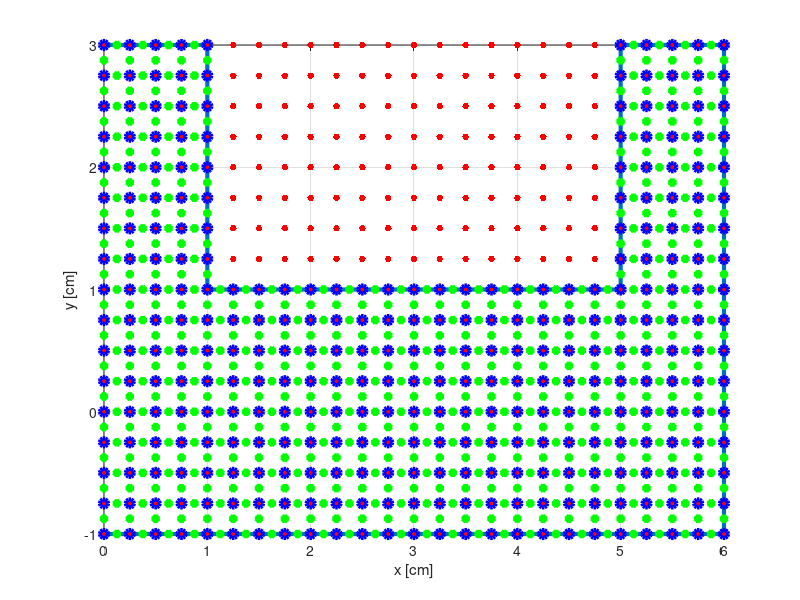
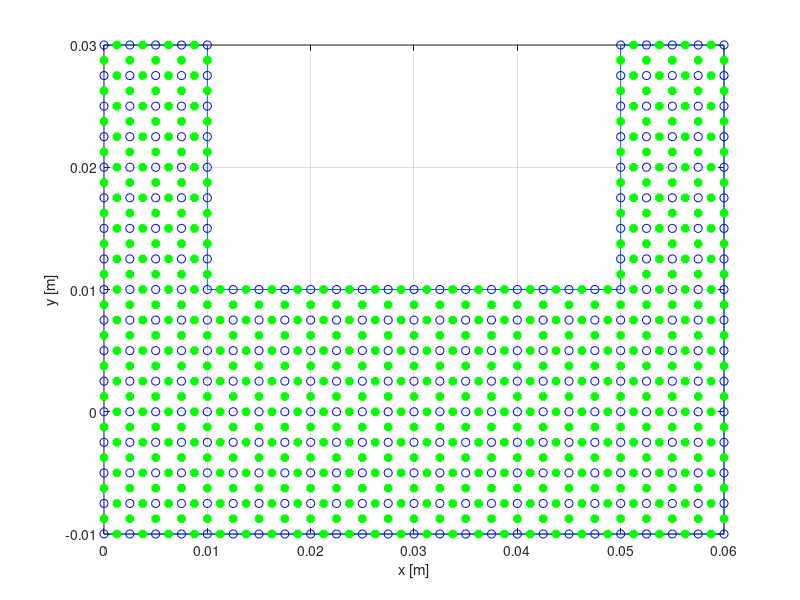
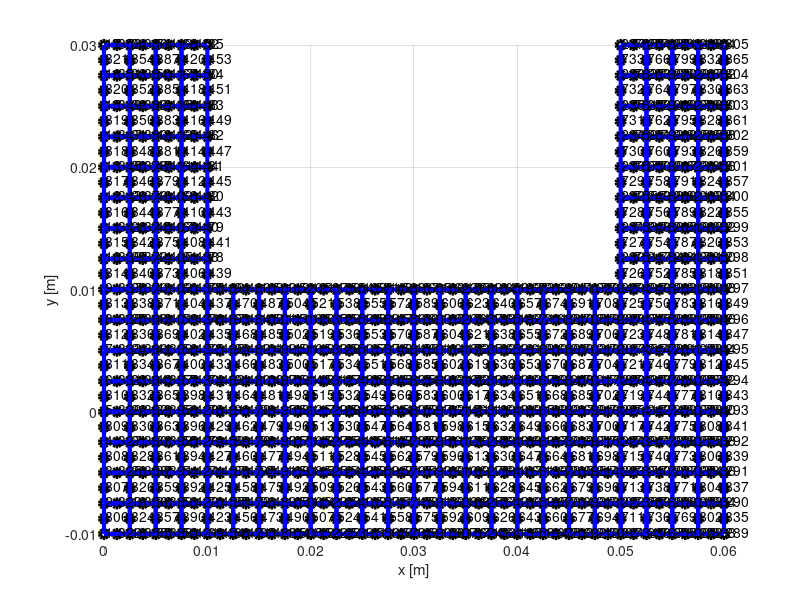

MATLAB code to generate these figures, in order: (Note: this script raises an error after producing the figures.)
clear all
close all
clc

% tworzenie geometrii
wierzcholki=[0,-1; 6,-1; 6,3; 5,3; 5,1; 1,1; 1,3; 0,3];
figure
plot(wierzcholki(:,1),wierzcholki(:,2),'-','LineWidth',3)
grid on
hold on
xlabel('x [cm]')
ylabel('y [cm]')

% tworzenie siatki
rozmiar=0.25; %działa bez zarzutow dla 1,0.5,0.25

% generowanie punktow na bazie maksymalnych rozmiarow 
[xGrid, yGrid] = meshgrid(min(wierzcholki(:,1)):rozmiar:max(wierzcholki(:,1)), min(wierzcholki(:,2)):rozmiar:max(wierzcholki(:,2)));
% wizualizacja punktów 
plot(xGrid, yGrid, 'r.','MarkerSize',15); 

% identyfikacja ktore punkty sa wewnatrz obiektu
in = inpolygon(xGrid, yGrid, wierzcholki(:,1), wierzcholki(:,2));
xInside = xGrid(in);
yInside = yGrid(in);

% wizualizacja punktów
plot(xInside, yInside, 'bo','LineWidth',3); 

% znajdowanie par ktorych dystans od siebie = rozmiar
distances = pdist2([xInside, yInside], [xInside, yInside]);
distances = distances.*(tril(ones(length(distances))*inf)+1); % Eliminacja duplikatow przez nadanie wartosci inf macierzy trojkatnej
[rows, cols] = find(distances == rozmiar);

% tworzenie punktow miedzy parami
newX = [];
newY = [];
for i = 1:length(rows)
    x1 = xInside(rows(i));
    y1 = yInside(rows(i));
    x2 = xInside(cols(i));
    y2 = yInside(cols(i));
    
    newX = [newX; (x1 + x2) / 2];
    newY = [newY; (y1 + y2) / 2];
end

% wizualizacja punktów
plot(newX, newY, 'g*','LineWidth',3); 


% zamiana cm na m (nie dziala jak da się od razu m, trzeba by dodać tolerancję)
wierzcholki = wierzcholki*0.01;
rozmiar=rozmiar*0.01;
newX = newX*0.01;
newY = newY*0.01;
xInside = xInside*0.01;
yInside = yInside*0.01;
figure
plot(wierzcholki(:,1),wierzcholki(:,2),'-',xInside, yInside, 'bo',newX, newY, 'g*','LineWidth',3)
xlabel('x [m]')
ylabel('y [m]')
grid on
%% tworzenie elementow
P = [xInside, yInside];
M = [newX, newY];

nodes = [P; M];

nP = size(P,1);   % liczba węzłów narożnych
findNode = @(pt) find( abs(nodes(:,1)-pt(1))<1e-10 & ...
                       abs(nodes(:,2)-pt(2))<1e-10 );
ELEMENTS = [];

dx = rozmiar;
dy = rozmiar;

for i = 1:nP
    x = P(i,1);
    y = P(i,2);

    % narożniki
    p1 = [x,     y];
    p2 = [x+dx,  y];
    p3 = [x+dx,  y+dy];
    p4 = [x,     y+dy];

    % sprawdzenie czy wszystkie narożniki istnieją
    if all( ismembertol([p1;p2;p3;p4], P, 1e-8, 'ByRows', true) )

        % środki boków
        m12 = (p1+p2)/2;
        m23 = (p2+p3)/2;
        m34 = (p3+p4)/2;
        m41 = (p4+p1)/2;

        % ID węzłów
        el = [
            findNode(p1)
            findNode(p2)
            findNode(p3)
            findNode(p4)
            findNode(m12)
            findNode(m23)
            findNode(m34)
            findNode(m41)
        ];

        ELEMENTS = [ELEMENTS; el'];

    end
end


figure; hold on; grid on
plot(nodes(:,1), nodes(:,2), 'ko','LineWidth',3)
xlabel('x [m]')
ylabel('y [m]')
for e = 1:size(ELEMENTS,1)
    el = ELEMENTS(e,[1:4 1]); % tylko narożniki
    plot(nodes(el,1), nodes(el,2),'b-','LineWidth',3)
end

for i=1:size(nodes,1)
    text(nodes(i,1)+rozmiar*0.05, nodes(i,2)+rozmiar*0.08, num2str(i))
end

%% inicjalizacja macierzy globalnych
load fem_symbolic

nN = size(nodes,1);        % liczba węzłów globalnych
nE = size(ELEMENTS,1);     % liczba elementów

K = zeros(nN);             % globalna macierz sztywności
R = zeros(nN,1);           % globalny wektor obciążeń

%% parametry globalne
kx = 55;
ky = 55;
p  = 0;

Q     = 800;
% max Q aby t<35
%Q=2.6194e+05
h     = 85;
Tinf  = 22+273.15;

%% definicje warunków brzegowych konwekcji
BC_poly = [
  0.00 0.00
  0.00 0.03
  0.01 0.03
  0.01 0.01
  0.05 0.01
  0.05 0.03
  0.06 0.03
  0.06 0.00
];

tol = 1e-8;
%% pętla po elementach
for e = 1:nE

    nodes_e = ELEMENTS(e,:);      % globalne ID węzłów elementu
    Xe = nodes(nodes_e,1);
    Ye = nodes(nodes_e,2);

    %% ---------- OBJĘTOŚĆ ----------

    if min(Ye) <-rozmiar*0.5 %źródło znajduje się w każdym elemencie pod osią x
        q_e = Q;
    else
        q_e = 0;
    end

    Kk_e = Kk_sym(kx,ky);
    Kp_e = Kp_sym(p);
    Rq_e = Rq_sym(q_e);

    %% ---------- BRZEGI ----------
    Kalfa_e = zeros(8);
    Rbeta_e = zeros(8,1);

    % lokalne boki: [1-3], [3-5], [5-7], [7-1]
    edgeLoc = [1 2; 2 3; 3 4; 4 1];

    for ed = 1:4

        g1 = nodes_e(edgeLoc(ed,1));
        g2 = nodes_e(edgeLoc(ed,2));

        p1 = nodes(g1,:);
        p2 = nodes(g2,:);

        if edge_fully_on_poly(p1,p2,BC_poly,tol)
            alfa_e = h;
            beta_e = h*Tinf;
        else
            alfa_e = 0;
            beta_e = 0;
        end

        if alfa_e ~= 0
            Kalfa_e = Kalfa_e + Kalfa_edge{ed}(alfa_e);
        end

        if beta_e ~= 0
            Rbeta_e = Rbeta_e + Rbeta_edge{ed}(beta_e)';
        end 
    end

    %% ---------- MACIERZE ELEMENTU ----------
    Ke = Kk_e + Kp_e + Kalfa_e;
    Re = Rq_e' + Rbeta_e;

    % zamiana kolejnosci pkt w elemencie aby uprościć agregację
    temp=nodes_e;
    nodes_e(:,2)=temp(:,5);
    nodes_e(:,3)=temp(:,2);
    nodes_e(:,4)=temp(:,6);
    nodes_e(:,5)=temp(:,3);
    nodes_e(:,6)=temp(:,7);
    nodes_e(:,7)=temp(:,4);
    %% ---------- AGREGACJA ----------
    for i = 1:8
        I = nodes_e(i);
        R(I) = R(I) + Re(i);
        for j = 1:8
             J = nodes_e(j);
             K(I,J) = K(I,J) + Ke(i,j);
        end
    end
end

%% ---------- ROZWIĄZANIE ----------
u = K\R;
%%
u_min=min(u)-273.15
u_max=max(u)-273.15
%% ---------- WIZUALIZACJA ----------
ksi = linspace(-1,1,20);
eta = linspace(-1,1,20);
[KS, ET] = meshgrid(ksi, eta);
N1 = 0.25*(1-KS).*(1-ET);
N2 = 0.25*(1+KS).*(1-ET);
N3 = 0.25*(1+KS).*(1+ET);
N4 = 0.25*(1-KS).*(1+ET);
figure; hold on; axis equal
title('Rozkład temperatury [deg C]')
xlabel('x [m]')
ylabel('y [m]')

for e = 1:size(ELEMENTS,1)
    el = ELEMENTS(e,1:4);

    % współrzędne węzłów elementu
    Xe = nodes(el,1);
    Ye = nodes(el,2);
    Te = u(el) - 273.15;

    % aproksymacja temperatury
    Tloc = N1*Te(1) + N2*Te(2) + N3*Te(3) + N4*Te(4);

    % aproksymacja geometrii
    Xloc = N1*Xe(1) + N2*Xe(2) + N3*Xe(3) + N4*Xe(4);
    Yloc = N1*Ye(1) + N2*Ye(2) + N3*Ye(3) + N4*Ye(4);

    surf(Xloc, Yloc, zeros(size(Tloc)), Tloc, ...
        'EdgeColor','none');
end

view(2)
colorbar
colormap(turbo)
xlabel('x [m]')
ylabel('y [m]')

%% funkcje pomocnicze
function onBC = edge_fully_on_poly(p1, p2, poly, tol)
% TRUE tylko jeśli caly bok elementu leży na jednym odcinku BC

onBC = false;

for i = 1:size(poly,1)-1
    q1 = poly(i,:);
    q2 = poly(i+1,:);

    % oba punkty boku muszą leżeć na tym samym odcinku BC
    if point_on_segment(p1,q1,q2,tol) && ...
       point_on_segment(p2,q1,q2,tol)
        onBC = true;
        return
    end
end
end

function tf = point_on_segment(p, a, b, tol)
% punkt p leży na odcinku a-b

v1 = p - a;
v2 = b - a;

% współliniowość
if norm(cross([v1 0],[v2 0])) > tol
    tf = false;
    return
end

% zawarcie w przedziale
t = dot(v1,v2) / dot(v2,v2);
tf = (t > -tol) && (t < 1+tol);
end
